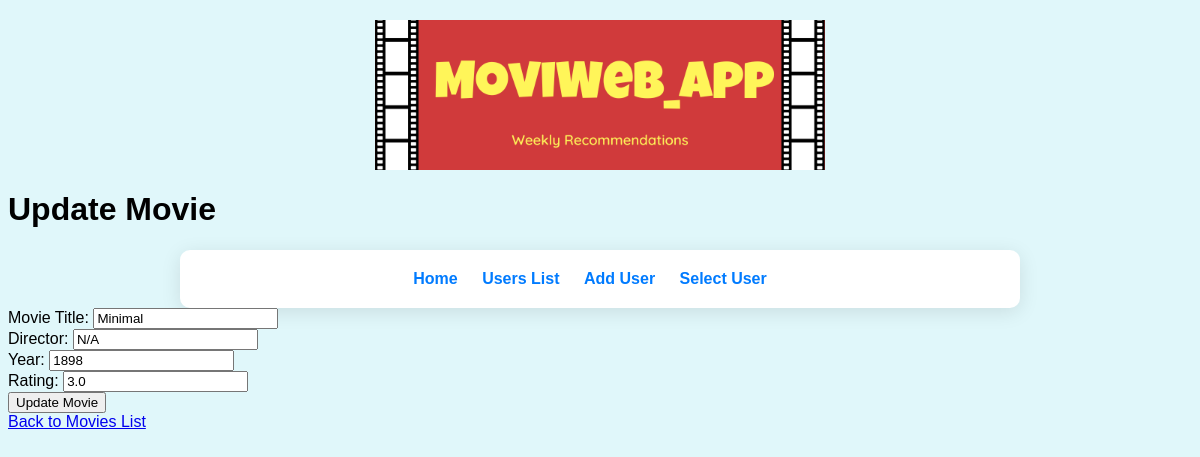
The app's page /users/8/update_movie/25 with its own data.
### modelsDB.py (models this page shows)
class Movie(db.Model):
    id = db.Column(db.Integer, primary_key=True)
    name = db.Column(db.String(100), nullable=False)
    director = db.Column(db.String(100), nullable=False)
    year = db.Column(db.Integer, nullable=False)
    rating = db.Column(db.Float, nullable=False)
    user_id = db.Column(db.Integer, db.ForeignKey('user.id'), nullable=False)

### app.py (the view, shortened to what this page needs)
    @app.route('/users/<int:user_id>/update_movie/<int:movie_id>', methods=['GET', 'POST'])
    def update_movie(user_id, movie_id):
        movie = data_manager.get_movie(movie_id)
        if movie is None:
            return "Movie is not found", 404
        return render_template('update_movie.html', movie=movie, user_id=user_id)

### datamanager/sqlite_data_manager.py (called while the page is built)
    def get_movie(self, movie_id):
        with current_app.app_context():
            movie = Movie.query.get(movie_id)
            return movie if movie else None

### templates/update_movie.html (shortened to what this page needs)
<!DOCTYPE html>
<html lang="en">
<head>
    <link rel="stylesheet" href="{{ url_for('static', filename='styles.css') }}">
</head>
<body>
<header>
    <img src="{{ url_for('static', filename='header_logo.png') }}" alt="Header Logo" class="header-logo">
</header>
    <h1>Update Movie</h1>
    <div class="nav-container">
        <nav>
            <ul class="nav-list">
                <li><a href="{{ url_for('home') }}">Home</a></li>
                    <li><a href="{{ url_for('list_users') }}">Users List</a></li>
                    <li><a href="{{ url_for('add_user') }}">Add User</a></li>
                    <li><a href="{{ url_for('select_user') }}">Select User</a></li>
            </ul>
        </nav>
    </div>
    <form method="post" action="{{ url_for('update_movie', user_id=user_id, movie_id=movie.id) }}">
        <label for="title">Movie Title:</label>
        <input type="text" id="title" name="title" value="{{ movie.name }}" required><br>
        <label for="director">Director:</label>
        <input type="text" id="director" name="director" value="{{ movie.director }}" required><br>
        <label for="year">Year:</label>
        <input type="number" id="year" name="year" value="{{ movie.year }}" required><br>
        <label for="rating">Rating:</label>
        <input type="number" id="rating" name="rating" value="{{ movie.rating }}" step="0.1" required><br>
        <button type="submit">Update Movie</button>
    </form>
    <a href="{{ url_for('user_movies', user_id=user_id) }}">Back to Movies List</a>
</body>
</html>

### static/styles.css (style rules this page uses)
body { font-family: Arial, sans-serif; background-color: #e0f7fa; }
header { text-align: center; margin: 20px 0; }
.header-logo { max-width: 450px; height: auto; display: block; margin: 0 auto; }
.nav-container { background-color: #fff; padding: 20px; border-radius: 10px; box-shadow: 0 4px 20px rgba(0, 0, 0, 0.1); max-width: 800px; margin: 0 auto; transition: transform 0.3s; }
.nav-list { list-style-type: none; padding: 0; margin: 0; text-align: center; }
.nav-list li { display: inline; margin-right: 20px; }
.nav-list li a { text-decoration: none; color: #007BFF; font-weight: bold; }

### records on screen
Movie: title "Minimal", director "N/A", year "1898", rating "3.0"
